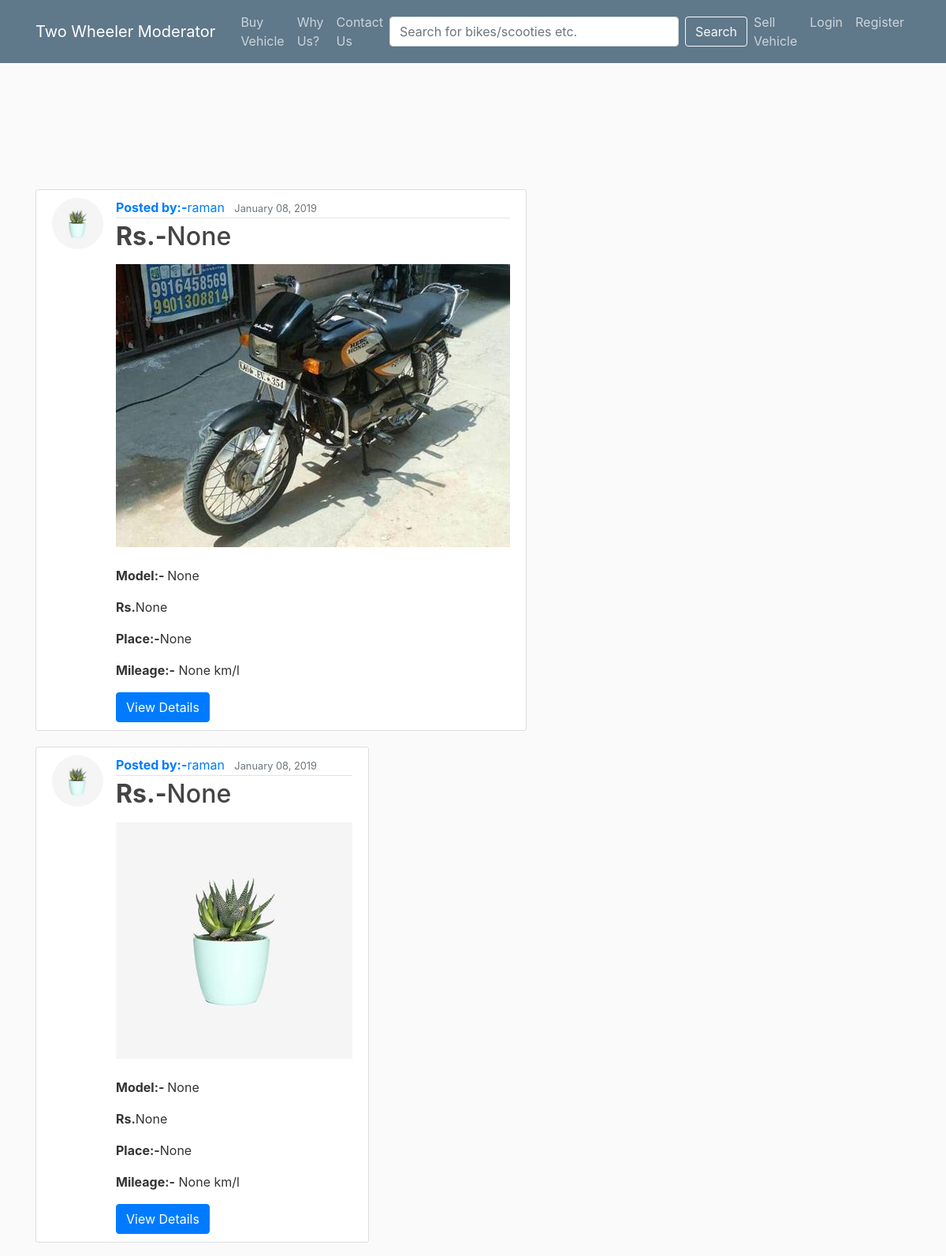
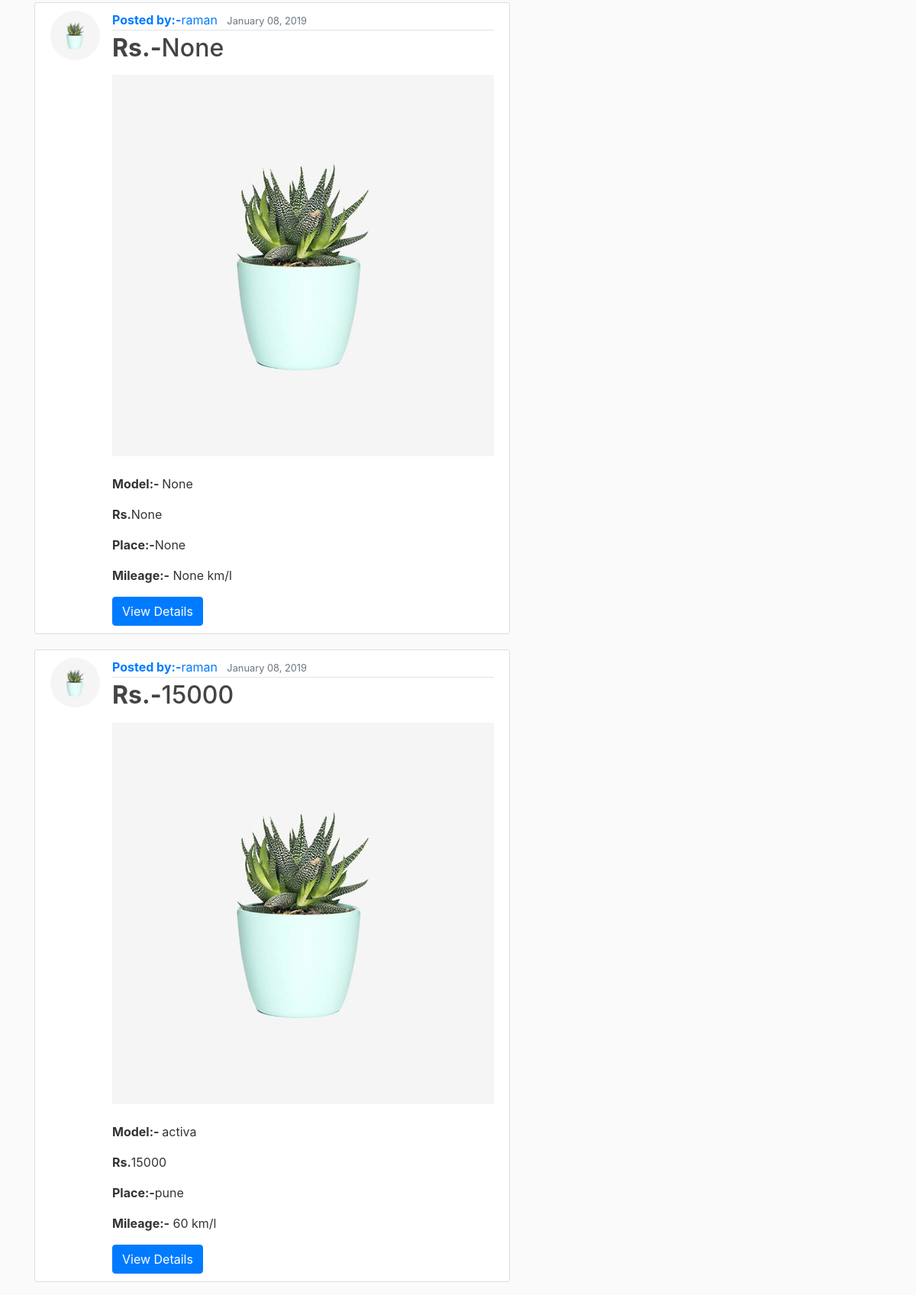
The page / (upper part) on the database its author committed (2 pictures, top to bottom).
### blog/models.py (models this page shows, shortened)
class Post(models.Model):
	vehicle_type = models.CharField(max_length=100)
	manufacturer = models.CharField(null=True, blank=True,max_length=100)
	model = models.CharField(null=True, blank=True, max_length=100)
	year_of_purchase = models.CharField(null=True, blank=True, max_length=4)
	place = models.CharField(null=True, blank=True, max_length=100)
	distance_travelled = models.CharField(null=True, blank=True, max_length=100)
	price = models.CharField(null=True, blank=True, max_length=100)
	mileage = models.CharField(null=True, blank=True, max_length=100)
	image = models.ImageField(default='default.jpg', upload_to='media')
	content = models.TextField()
	date_posted = models.DateTimeField(default=timezone.now)
	author = models.ForeignKey(User, on_delete=models.CASCADE)

### users/models.py (models this page shows, shortened)
class Profile(models.Model):
    user = models.OneToOneField(User, on_delete=models.CASCADE)
    image = models.ImageField(default='default.jpg', upload_to='profile_pics')

### blog/views.py (the view)
# urls.py: path('', PostListView.as_view(), name='blog-home'),
class PostListView(ListView):
    model = Post
    template_name = 'blog/home.html'  # <app>/<model>_<viewtype>.html
    context_object_name = 'posts'
    ordering = ['-date_posted']
    paginate_by = 5

### blog/templates/blog/home.html (shortened to what this page needs)
{% extends "blog/base.html" %}
{% block content %}
<form class="form-inline my-2 my-lg-0">
    {% for post in posts %}
        <article class="media content-section">
          <img class="rounded-circle article-img" src="{{ post.author.profile.image.url }}">
          <div class="media-body">
            <div class="article-metadata">
              <a class="mr-2" href="{% url 'user-posts' post.author.username %}"><b>Posted by:-</b>{{ post.author }}</a>
              <small class="text-muted">{{ post.date_posted|date:"F d, Y" }}</small>
            </div>
              {% if user.is_authenticated %}
            <h2><a class="article-title" href="{% url 'post-detail' post.id %}"><b>Vehicle Type:-</b>{{ post.vehicle_type }}</a></h2>
              {% else %}
              <h2><p><a class="article-title" href="#"><b>Rs.-</b>{{ post.price }}</a></h2></p>
              {% endif %}
            <div class="thumbnail">
              {% if post.image %}
               <img src='{{ post.image.url }}' class=' img-responsive' />
               {% endif %}
             </div><br>
             <p class="article-content"><b>Model:- </b>{{ post.model }}</p>
             <p class="article-content"><b>Rs.</b>{{ post.price }}</p>
              <p class="article-content"><b>Place:-</b>{{ post.place }}</p>
              <p class="article-content"><b>Mileage:-</b> {{ post.mileage }} km/l</p>
<button type="button" class="btn btn-primary" data-toggle="modal" data-target="#exampleModalCenter">
  View Details
</button>
        </article>
    {% endfor %}
{% endblock content %}

### blog/static/blog/main.css (style rules this page uses)
body { background: #fafafa; color: #333333; margin-top: 15rem; }
h1, h2, h3, h4, h5, h6 { color: #444444; }
.content-section { background: #ffffff; padding: 10px 20px; border: 1px solid #dddddd; border-radius: 3px; margin-bottom: 20px; }
.article-title { color: #444444; }
.article-content { white-space: pre-line; }
.article-img { height: 65px; width: 65px; margin-right: 16px; }
.article-metadata { padding-bottom: 1px; margin-bottom: 4px; border-bottom: 1px solid #e3e3e3 }

### rows shown on the page
Post: author.profile.image (picture), author "raman", date_posted "January 08, 2019", price "None", image (picture), model "None", place "None", mileage "None"
Post: author.profile.image (picture), author "raman", date_posted "January 08, 2019", price "None", image (picture), model "None", place "None", mileage "None"
Post: author.profile.image (picture), author "raman", date_posted "January 08, 2019", price "None", image (picture), model "None", place "None", mileage "None"
Post: author.profile.image (picture), author "raman", date_posted "January 08, 2019", price "15000", image (picture), model "activa", place "pune", mileage "60"
